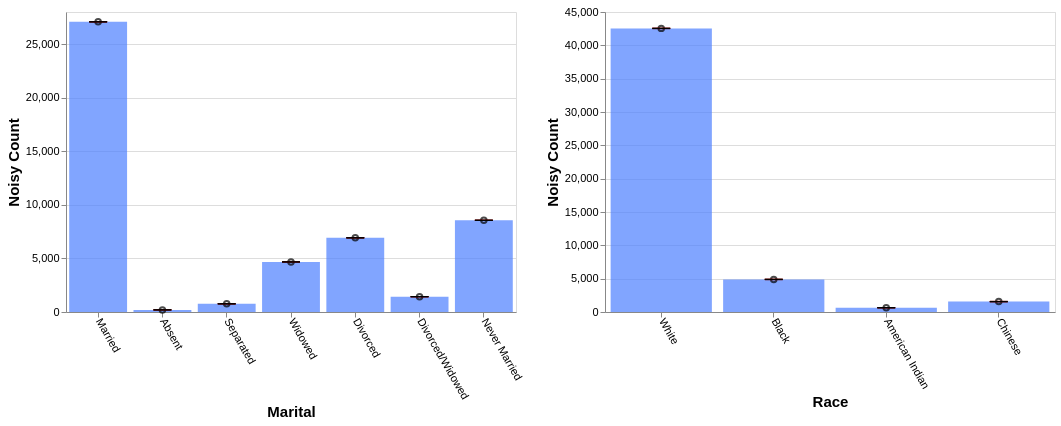

The Vega-Lite source for this figure:
### Vega-Lite specification from a JSON file in a GitHub repository (floating-point values rounded to 4 significant figures)
{"config": {"view": {"continuousWidth": 400, "continuousHeight": 300}, "axis": {"labelFontSize": 11, "titleFontSize": 15}, "axisBottom": {"labelAngle": 60}}, "hconcat": [{"layer": [{"mark": "bar", "encoding": {"color": {"value": "transparent"}, "tooltip": [{"aggregate": "sum", "field": "noisy_count", "title": "noisy count", "type": "quantitative"}, {"aggregate": "sum", "field": "noisy_count_prev", "title": "prev count", "type": "quantitative"}, {"aggregate": "sum", "field": "error", "title": "current error", "type": "quantitative"}, {"aggregate": "sum", "field": "error_prev", "title": "prev error", "type": "quantitative"}], "x": {"field": "marital", "sort": null, "title": "Marital", "type": "ordinal"}}, "height": 300, "selection": {"selector591": {"type": "interval", "encodings": ["x"]}}, "transform": [{"filter": {"selection": "selector592"}}], "width": 450}, {"mark": {"type": "bar", "color": "gray", "opacity": 0}, "encoding": {"x": {"field": "marital", "sort": null, "title": "Marital", "type": "ordinal"}, "y": {"aggregate": "sum", "field": "noisy_count_prev", "type": "quantitative"}}, "transform": [{"filter": {"selection": "selector592"}}]}, {"mark": {"type": "bar", "color": "#4C7FFF", "opacity": 0.7}, "encoding": {"x": {"field": "marital", "sort": null, "title": "Marital", "type": "ordinal"}, "y": {"aggregate": "sum", "field": "noisy_count", "type": "quantitative"}}, "transform": [{"filter": {"selection": "selector592"}}]}, {"mark": {"type": "point", "color": "black", "opacity": 0.7}, "encoding": {"x": {"field": "marital", "sort": null, "title": "Marital", "type": "ordinal"}, "y": {"aggregate": "sum", "field": "noisy_count", "title": "Noisy Count", "type": "quantitative"}}, "transform": [{"filter": {"selection": "selector592"}}]}, {"mark": {"type": "rule", "color": "#B6B6B6", "size": 2, "strokeDash": [3, 3]}, "encoding": {"x": {"field": "marital", "sort": null, "title": "Marital", "type": "ordinal"}, "y": {"aggregate": "sum", "field": "plus_error_prev_marital", "title": "", "type": "quantitative"}, "y2": {"aggregate": "sum", "field": "minus_error_prev_marital", "title": ""}}, "transform": [{"filter": {"selection": "selector592"}}]}, {"mark": {"type": "tick", "color": "#B90000", "size": 0, "strokeDash": [1, 1]}, "encoding": {"x": {"field": "marital", "sort": null, "title": "Marital", "type": "ordinal"}, "y": {"aggregate": "sum", "field": "plus_error_prev_marital", "type": "quantitative"}}, "transform": [{"filter": {"selection": "selector592"}}]}, {"mark": {"type": "tick", "color": "#B90000", "size": 0, "strokeDash": [3, 1]}, "encoding": {"x": {"field": "marital", "sort": null, "title": "Marital", "type": "ordinal"}, "y": {"aggregate": "sum", "field": "minus_error_prev_marital", "type": "quantitative"}}, "transform": [{"filter": {"selection": "selector592"}}]}, {"mark": {"type": "rule", "color": "black", "size": 2}, "encoding": {"x": {"field": "marital", "sort": null, "title": "Marital", "type": "ordinal"}, "y": {"aggregate": "sum", "field": "plus_error", "title": "", "type": "quantitative"}, "y2": {"aggregate": "sum", "field": "minus_error", "title": ""}}, "transform": [{"filter": {"selection": "selector592"}}]}, {"mark": {"type": "tick", "color": "black", "width": 0}, "encoding": {"x": {"field": "marital", "sort": null, "title": "Marital", "type": "ordinal"}, "y": {"aggregate": "sum", "field": "plus_error", "type": "quantitative"}}, "transform": [{"filter": {"selection": "selector592"}}]}, {"mark": {"type": "tick", "color": "black", "width": 0}, "encoding": {"x": {"field": "marital", "sort": null, "title": "Marital", "type": "ordinal"}, "y": {"aggregate": "sum", "field": "minus_error", "type": "quantitative"}}, "transform": [{"filter": {"selection": "selector592"}}]}]}, {"layer": [{"mark": "bar", "encoding": {"color": {"value": "transparent"}, "tooltip": [{"aggregate": "sum", "field": "noisy_count", "title": "noisy count", "type": "quantitative"}, {"aggregate": "sum", "field": "noisy_count_prev", "title": "prev count", "type": "quantitative"}, {"aggregate": "sum", "field": "error", "title": "current error", "type": "quantitative"}, {"aggregate": "sum", "field": "error_prev", "title": "prev error", "type": "quantitative"}], "x": {"field": "race", "sort": null, "title": "Race", "type": "ordinal"}}, "height": 300, "selection": {"selector592": {"type": "interval", "encodings": ["x"]}}, "transform": [{"filter": {"selection": "selector591"}}], "width": 450}, {"mark": {"type": "bar", "color": "gray", "opacity": 0}, "encoding": {"x": {"field": "race", "sort": null, "title": "Race", "type": "ordinal"}, "y": {"aggregate": "sum", "field": "noisy_count_prev", "type": "quantitative"}}, "transform": [{"filter": {"selection": "selector591"}}]}, {"mark": {"type": "bar", "color": "#4C7FFF", "opacity": 0.7}, "encoding": {"x": {"field": "race", "sort": null, "title": "Race", "type": "ordinal"}, "y": {"aggregate": "sum", "field": "noisy_count", "type": "quantitative"}}, "transform": [{"filter": {"selection": "selector591"}}]}, {"mark": {"type": "point", "color": "black", "opacity": 0.7}, "encoding": {"x": {"field": "race", "sort": null, "title": "Race", "type": "ordinal"}, "y": {"aggregate": "sum", "field": "noisy_count", "title": "Noisy Count", "type": "quantitative"}}, "transform": [{"filter": {"selection": "selector591"}}]}, {"mark": {"type": "rule", "color": "#B6B6B6", "size": 2, "strokeDash": [3, 3]}, "encoding": {"x": {"field": "race", "sort": null, "title": "Race", "type": "ordinal"}, "y": {"aggregate": "sum", "field": "plus_error_prev_race", "title": "", "type": "quantitative"}, "y2": {"aggregate": "sum", "field": "minus_error_prev_race", "title": ""}}, "transform": [{"filter": {"selection": "selector591"}}]}, {"mark": {"type": "tick", "color": "#B90000", "size": 0, "strokeDash": [1, 1]}, "encoding": {"x": {"field": "race", "sort": null, "title": "Race", "type": "ordinal"}, "y": {"aggregate": "sum", "field": "plus_error_prev_race", "type": "quantitative"}}, "transform": [{"filter": {"selection": "selector591"}}]}, {"mark": {"type": "tick", "color": "#B90000", "size": 0, "strokeDash": [3, 1]}, "encoding": {"x": {"field": "race", "sort": null, "title": "Race", "type": "ordinal"}, "y": {"aggregate": "sum", "field": "minus_error_prev_race", "type": "quantitative"}}, "transform": [{"filter": {"selection": "selector591"}}]}, {"mark": {"type": "rule", "color": "black", "size": 2}, "encoding": {"x": {"field": "race", "sort": null, "title": "Race", "type": "ordinal"}, "y": {"aggregate": "sum", "field": "plus_error", "title": "", "type": "quantitative"}, "y2": {"aggregate": "sum", "field": "minus_error", "title": ""}}, "transform": [{"filter": {"selection": "selector591"}}]}, {"mark": {"type": "tick", "color": "black", "width": 0}, "encoding": {"x": {"field": "race", "sort": null, "title": "Race", "type": "ordinal"}, "y": {"aggregate": "sum", "field": "plus_error", "type": "quantitative"}}, "transform": [{"filter": {"selection": "selector591"}}]}, {"mark": {"type": "tick", "color": "black", "width": 0}, "encoding": {"x": {"field": "race", "sort": null, "title": "Race", "type": "ordinal"}, "y": {"aggregate": "sum", "field": "minus_error", "type": "quantitative"}}, "transform": [{"filter": {"selection": "selector591"}}]}]}], "data": {"name": "data-96db52ed48f82b95d8ed0879a688f136"}, "$schema": "https://vega.github.io/schema/vega-lite/v4.17.0.json", "datasets": {"data-96db52ed48f82b95d8ed0879a688f136": [{"marital": "Married", "race": "White", "noisy_count": 24270.0, "true_count": 24270.0, "plus_error": 24270.0, "minus_error": 24260.0, "error": 4.7, "noisy_count_prev": 24270.0, "true_count_prev": 24270.0, "plus_error_prev": 24270.0, "minus_error_prev": 24260.0, "error_prev": 5.7, "plus_error_prev_marital": 24270.0, "minus_error_prev_marital": 24260.0, "plus_error_prev_race": 24270.0, "minus_error_prev_race": 24260.0}, {"marital": "Married", "race": "Black", "noisy_count": 1677.0, "true_count": 1667.0, "plus_error": 1682.0, "minus_error": 1673.0, "error": 4.7, "noisy_count_prev": 1677.0, "true_count_prev": 1667.0, "plus_error_prev": 1683.0, "minus_error_prev": 1672.0, "error_prev": 5.7, "plus_error_prev_marital": 1683.0, "minus_error_prev_marital": 1672.0, "plus_error_prev_race": 1683.0, "minus_error_prev_race": 1671.0}, {"marital": "Married", "race": "American Indian", "noisy_count": 269.4, "true_count": 266.0, "plus_error": 274.1, "minus_error": 264.7, "error": 4.7, "noisy_count_prev": 269.1, "true_count_prev": 266.0, "plus_error_prev": 274.8, "minus_error_prev": 263.5, "error_prev": 5.7, "plus_error_prev_marital": 275.0, "minus_error_prev_marital": 263.7, "plus_error_prev_race": 275.6, "minus_error_prev_race": 264.3}, {"marital": "Married", "race": "Chinese", "noisy_count": 867.4, "true_count": 863.0, "plus_error": 872.1, "minus_error": 862.7, "error": 4.7, "noisy_count_prev": 867.9, "true_count_prev": 863.0, "plus_error_prev": 873.5, "minus_error_prev": 862.2, "error_prev": 5.7, "plus_error_prev_marital": 873.7, "minus_error_prev_marital": 862.4, "plus_error_prev_race": 873.8, "minus_error_prev_race": 862.5}, {"marital": "Absent", "race": "White", "noisy_count": 97.7, "true_count": 94.0, "plus_error": 102.4, "minus_error": 93.0, "error": 4.7, "noisy_count_prev": 97.1, "true_count_prev": 94.0, "plus_error_prev": 102.8, "minus_error_prev": 91.4, "error_prev": 5.7, "plus_error_prev_marital": 103.2, "minus_error_prev_marital": 91.75, "plus_error_prev_race": 103.1, "minus_error_prev_race": 91.66}, {"marital": "Absent", "race": "Black", "noisy_count": 11.8, "true_count": 16.0, "plus_error": 16.5, "minus_error": 7.1, "error": 4.7, "noisy_count_prev": 11.5, "true_count_prev": 16.0, "plus_error_prev": 17.2, "minus_error_prev": 5.8, "error_prev": 5.7, "plus_error_prev_marital": 17.55, "minus_error_prev_marital": 6.15, "plus_error_prev_race": 17.03, "minus_error_prev_race": 5.629}, {"marital": "Absent", "race": "American Indian", "noisy_count": 28.6, "true_count": 0.0, "plus_error": 33.3, "minus_error": 23.9, "error": 4.7, "noisy_count_prev": 28.2, "true_count_prev": 0.0, "plus_error_prev": 33.8, "minus_error_prev": 22.5, "error_prev": 5.7, "plus_error_prev_marital": 34.15, "minus_error_prev_marital": 22.85, "plus_error_prev_race": 34.56, "minus_error_prev_race": 23.26}, {"marital": "Absent", "race": "Chinese", "noisy_count": 59.0, "true_count": 7.0, "plus_error": 63.7, "minus_error": 54.2, "error": 4.7, "noisy_count_prev": 58.9, "true_count_prev": 7.0, "plus_error_prev": 64.5, "minus_error_prev": 53.2, "error_prev": 5.7, "plus_error_prev_marital": 64.85, "minus_error_prev_marital": 53.55, "plus_error_prev_race": 64.84, "minus_error_prev_race": 53.54}, {"marital": "Separated", "race": "White", "noisy_count": 580.5, "true_count": 567.0, "plus_error": 585.2, "minus_error": 575.8, "error": 4.7, "noisy_count_prev": 579.7, "true_count_prev": 567.0, "plus_error_prev": 585.3, "minus_error_prev": 574.0, "error_prev": 5.7, "plus_error_prev_marital": 585.7, "minus_error_prev_marital": 574.4, "plus_error_prev_race": 585.6, "minus_error_prev_race": 574.3}, {"marital": "Separated", "race": "Black", "noisy_count": 85.0, "true_count": 84.0, "plus_error": 89.7, "minus_error": 80.3, "error": 4.7, "noisy_count_prev": 85.0, "true_count_prev": 84.0, "plus_error_prev": 90.6, "minus_error_prev": 79.3, "error_prev": 5.7, "plus_error_prev_marital": 90.97, "minus_error_prev_marital": 79.67, "plus_error_prev_race": 90.43, "minus_error_prev_race": 79.13}, {"marital": "Separated", "race": "American Indian", "noisy_count": 17.0, "true_count": 13.0, "plus_error": 21.7, "minus_error": 12.2, "error": 4.7, "noisy_count_prev": 17.2, "true_count_prev": 13.0, "plus_error_prev": 22.8, "minus_error_prev": 11.5, "error_prev": 5.7, "plus_error_prev_marital": 23.18, "minus_error_prev_marital": 11.88, "plus_error_prev_race": 23.56, "minus_error_prev_race": 12.26}, {"marital": "Separated", "race": "Chinese", "noisy_count": 80.6, "true_count": 47.0, "plus_error": 85.3, "minus_error": 75.9, "error": 4.7, "noisy_count_prev": 79.7, "true_count_prev": 47.0, "plus_error_prev": 85.4, "minus_error_prev": 74.0, "error_prev": 5.7, "plus_error_prev_marital": 85.78, "minus_error_prev_marital": 74.38, "plus_error_prev_race": 85.74, "minus_error_prev_race": 74.34}, {"marital": "Widowed", "race": "White", "noisy_count": 4049.0, "true_count": 4078.0, "plus_error": 4054.0, "minus_error": 4045.0, "error": 4.7, "noisy_count_prev": 4051.0, "true_count_prev": 4078.0, "plus_error_prev": 4056.0, "minus_error_prev": 4045.0, "error_prev": 5.7, "plus_error_prev_marital": 4056.0, "minus_error_prev_marital": 4045.0, "plus_error_prev_race": 4056.0, "minus_error_prev_race": 4045.0}, {"marital": "Widowed", "race": "Black", "noisy_count": 489.6, "true_count": 543.0, "plus_error": 494.3, "minus_error": 484.8, "error": 4.7, "noisy_count_prev": 491.7, "true_count_prev": 543.0, "plus_error_prev": 497.4, "minus_error_prev": 486.0, "error_prev": 5.7, "plus_error_prev_marital": 497.4, "minus_error_prev_marital": 486.0, "plus_error_prev_race": 497.2, "minus_error_prev_race": 485.8}, {"marital": "Widowed", "race": "American Indian", "noisy_count": 41.3, "true_count": 35.0, "plus_error": 46.0, "minus_error": 36.6, "error": 4.7, "noisy_count_prev": 38.1, "true_count_prev": 35.0, "plus_error_prev": 43.8, "minus_error_prev": 32.5, "error_prev": 5.7, "plus_error_prev_marital": 43.75, "minus_error_prev_marital": 32.45, "plus_error_prev_race": 44.56, "minus_error_prev_race": 33.26}, {"marital": "Widowed", "race": "Chinese", "noisy_count": 93.2, "true_count": 77.0, "plus_error": 97.9, "minus_error": 88.5, "error": 4.7, "noisy_count_prev": 93.2, "true_count_prev": 77.0, "plus_error_prev": 98.8, "minus_error_prev": 87.5, "error_prev": 5.7, "plus_error_prev_marital": 98.75, "minus_error_prev_marital": 87.45, "plus_error_prev_race": 99.14, "minus_error_prev_race": 87.84}, {"marital": "Divorced", "race": "White", "noisy_count": 5952.0, "true_count": 5901.0, "plus_error": 5957.0, "minus_error": 5948.0, "error": 4.7, "noisy_count_prev": 5950.0, "true_count_prev": 5901.0, "plus_error_prev": 5956.0, "minus_error_prev": 5944.0, "error_prev": 5.7, "plus_error_prev_marital": 5957.0, "minus_error_prev_marital": 5946.0, "plus_error_prev_race": 5956.0, "minus_error_prev_race": 5945.0}, {"marital": "Divorced", "race": "Black", "noisy_count": 766.1, "true_count": 750.0, "plus_error": 770.8, "minus_error": 761.4, "error": 4.7, "noisy_count_prev": 765.6, "true_count_prev": 750.0, "plus_error_prev": 771.3, "minus_error_prev": 760.0, "error_prev": 5.7, "plus_error_prev_marital": 772.5, "minus_error_prev_marital": 761.2, "plus_error_prev_race": 771.1, "minus_error_prev_race": 759.8}, {"marital": "Divorced", "race": "American Indian", "noisy_count": 86.4, "true_count": 94.0, "plus_error": 91.1, "minus_error": 81.6, "error": 4.7, "noisy_count_prev": 85.1, "true_count_prev": 94.0, "plus_error_prev": 90.8, "minus_error_prev": 79.5, "error_prev": 5.7, "plus_error_prev_marital": 92.0, "minus_error_prev_marital": 80.7, "plus_error_prev_race": 91.56, "minus_error_prev_race": 80.26}, {"marital": "Divorced", "race": "Chinese", "noisy_count": 117.7, "true_count": 105.0, "plus_error": 122.4, "minus_error": 113.0, "error": 4.7, "noisy_count_prev": 117.0, "true_count_prev": 105.0, "plus_error_prev": 122.6, "minus_error_prev": 111.3, "error_prev": 5.7, "plus_error_prev_marital": 123.8, "minus_error_prev_marital": 112.5, "plus_error_prev_race": 122.9, "minus_error_prev_race": 111.6}, {"marital": "Divorced/Widowed", "race": "White", "noisy_count": 1012.0, "true_count": 1005.0, "plus_error": 1016.0, "minus_error": 1007.0, "error": 4.7, "noisy_count_prev": 1012.0, "true_count_prev": 1005.0, "plus_error_prev": 1017.0, "minus_error_prev": 1006.0, "error_prev": 5.7, "plus_error_prev_marital": 1018.0, "minus_error_prev_marital": 1006.0, "plus_error_prev_race": 1018.0, "minus_error_prev_race": 1006.0}, {"marital": "Divorced/Widowed", "race": "Black", "noisy_count": 322.4, "true_count": 344.0, "plus_error": 327.1, "minus_error": 317.7, "error": 4.7, "noisy_count_prev": 323.1, "true_count_prev": 344.0, "plus_error_prev": 328.7, "minus_error_prev": 317.4, "error_prev": 5.7, "plus_error_prev_marital": 328.8, "minus_error_prev_marital": 317.5, "plus_error_prev_race": 328.5, "minus_error_prev_race": 317.2}, {"marital": "Divorced/Widowed", "race": "American Indian", "noisy_count": 60.6, "true_count": 21.0, "plus_error": 65.3, "minus_error": 55.8, "error": 4.7, "noisy_count_prev": 59.7, "true_count_prev": 21.0, "plus_error_prev": 65.3, "minus_error_prev": 54.0, "error_prev": 5.7, "plus_error_prev_marital": 65.42, "minus_error_prev_marital": 54.12, "plus_error_prev_race": 66.06, "minus_error_prev_race": 54.76}, {"marital": "Divorced/Widowed", "race": "Chinese", "noisy_count": 32.2, "true_count": 33.0, "plus_error": 36.9, "minus_error": 27.5, "error": 4.7, "noisy_count_prev": 31.9, "true_count_prev": 33.0, "plus_error_prev": 37.5, "minus_error_prev": 26.2, "error_prev": 5.7, "plus_error_prev_marital": 37.62, "minus_error_prev_marital": 26.32, "plus_error_prev_race": 37.84, "minus_error_prev_race": 26.54}, {"marital": "Never Married", "race": "White", "noisy_count": 6584.0, "true_count": 6590.0, "plus_error": 6589.0, "minus_error": 6579.0, "error": 4.7, "noisy_count_prev": 6585.0, "true_count_prev": 6590.0, "plus_error_prev": 6591.0, "minus_error_prev": 6580.0, "error_prev": 5.7, "plus_error_prev_marital": 6591.0, "minus_error_prev_marital": 6579.0, "plus_error_prev_race": 6591.0, "minus_error_prev_race": 6580.0}, {"marital": "Never Married", "race": "Black", "noisy_count": 1538.0, "true_count": 1525.0, "plus_error": 1542.0, "minus_error": 1533.0, "error": 4.7, "noisy_count_prev": 1537.0, "true_count_prev": 1525.0, "plus_error_prev": 1543.0, "minus_error_prev": 1532.0, "error_prev": 5.7, "plus_error_prev_marital": 1543.0, "minus_error_prev_marital": 1531.0, "plus_error_prev_race": 1543.0, "minus_error_prev_race": 1531.0}, {"marital": "Never Married", "race": "American Indian", "noisy_count": 133.6, "true_count": 132.0, "plus_error": 138.3, "minus_error": 128.8, "error": 4.7, "noisy_count_prev": 134.2, "true_count_prev": 132.0, "plus_error_prev": 139.9, "minus_error_prev": 128.6, "error_prev": 5.7, "plus_error_prev_marital": 139.8, "minus_error_prev_marital": 128.5, "plus_error_prev_race": 140.7, "minus_error_prev_race": 129.4}, {"marital": "Never Married", "race": "Chinese", "noisy_count": 308.3, "true_count": 310.0, "plus_error": 313.0, "minus_error": 303.6, "error": 4.7, "noisy_count_prev": 307.4, "true_count_prev": 310.0, "plus_error_prev": 313.0, "minus_error_prev": 301.7, "error_prev": 5.7, "plus_error_prev_marital": 312.9, "minus_error_prev_marital": 301.6, "plus_error_prev_race": 313.3, "minus_error_prev_race": 302.0}]}}
